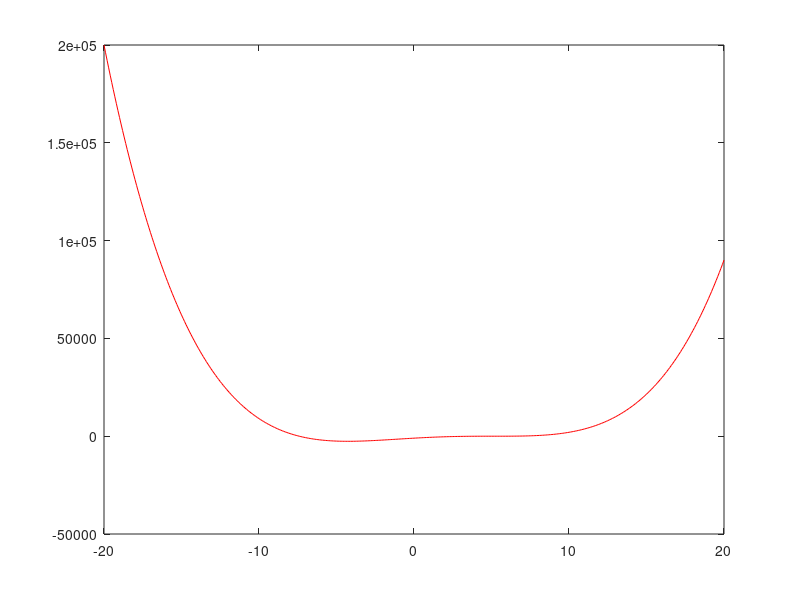

This figure's MATLAB source: (Note: this script raises an error after producing the figure.)
f=@(x) x.^4 - 8.*x.^3 - 35.*x.^2 + 450.*x - 1001;
x = [-20:0.1:20];
plot(x, f(x), "r");
a = 4.5;
b = 6;
k_max = 30;
tol = 0.1;


[a, b, c] = f_rfalsi('(@(x) (x.^4 - 8.*x.^3 - 35.*x.^2 + 450.*x - 1001))', a, b, k_max, tol)


